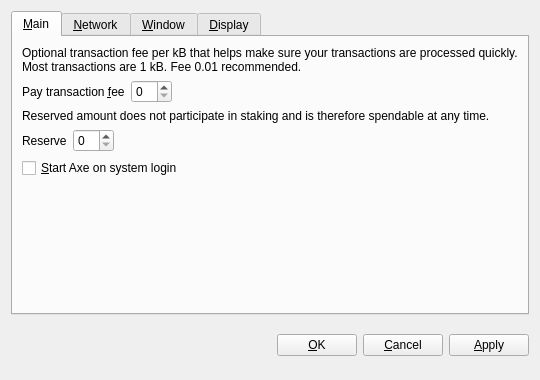
<?xml version="1.0" encoding="UTF-8"?>
<ui version="4.0">
 <class>OptionsDialog</class>
 <widget class="QWidget" name="OptionsDialog">
  <property name="geometry">
   <rect>
    <x>0</x>
    <y>0</y>
    <width>540</width>
    <height>380</height>
   </rect>
  </property>
  <property name="windowTitle">
   <string>Options</string>
  </property>
  <layout class="QVBoxLayout" name="verticalLayout">
   <item>
    <widget class="QTabWidget" name="tabWidget">
     <property name="tabPosition">
      <enum>QTabWidget::North</enum>
     </property>
     <property name="currentIndex">
      <number>0</number>
     </property>
     <widget class="QWidget" name="tabMain">
      <attribute name="title">
       <string>&amp;Main</string>
      </attribute>
      <layout class="QVBoxLayout" name="verticalLayout_Main">
       <item>
        <widget class="QLabel" name="transactionFeeInfoLabel">
         <property name="text">
          <string>Optional transaction fee per kB that helps make sure your transactions are processed quickly. Most transactions are 1 kB. Fee 0.01 recommended.</string>
         </property>
         <property name="textFormat">
          <enum>Qt::PlainText</enum>
         </property>
         <property name="wordWrap">
          <bool>true</bool>
         </property>
        </widget>
       </item>
       <item>
        <layout class="QHBoxLayout" name="horizontalLayoutFee">
         <item>
          <widget class="QLabel" name="transactionFeeLabel">
           <property name="text">
            <string>Pay transaction &amp;fee</string>
           </property>
           <property name="textFormat">
            <enum>Qt::PlainText</enum>
           </property>
           <property name="buddy">
            <cstring>transactionFee</cstring>
           </property>
          </widget>
         </item>
         <item>
          <widget class="BitcoinAmountField" name="transactionFee"/>
         </item>
         <item>
          <spacer name="horizontalSpacerFee">
           <property name="orientation">
            <enum>Qt::Horizontal</enum>
           </property>
           <property name="sizeHint" stdset="0">
            <size>
             <width>40</width>
             <height>20</height>
            </size>
           </property>
          </spacer>
         </item>
        </layout>
       </item>
       <item>
        <widget class="QLabel" name="reserveBalanceInfoLabel">
         <property name="text">
          <string>Reserved amount does not participate in staking and is therefore spendable at any time.</string>
         </property>
         <property name="textFormat">
          <enum>Qt::PlainText</enum>
         </property>
         <property name="wordWrap">
          <bool>true</bool>
         </property>
        </widget>
       </item>
       <item>
        <layout class="QHBoxLayout" name="horizontalLayoutReserveBalance">
         <item>
          <widget class="QLabel" name="reserveBalanceLabel">
           <property name="text">
            <string>Reserve</string>
           </property>
           <property name="textFormat">
            <enum>Qt::PlainText</enum>
           </property>
           <property name="buddy">
            <cstring>reserveBalance</cstring>
           </property>
          </widget>
         </item>
         <item>
          <widget class="BitcoinAmountField" name="reserveBalance"/>
         </item>
         <item>
          <spacer name="horizontalSpacerReserveBalance">
           <property name="orientation">
            <enum>Qt::Horizontal</enum>
           </property>
           <property name="sizeHint" stdset="0">
            <size>
             <width>40</width>
             <height>20</height>
            </size>
           </property>
          </spacer>
         </item>
        </layout>
       </item>
       <item>
        <widget class="QCheckBox" name="bitcoinAtStartup">
         <property name="toolTip">
          <string>Automatically start Axe after logging in to the system.</string>
         </property>
         <property name="text">
          <string>&amp;Start Axe on system login</string>
         </property>
        </widget>
       </item>
       <item>
        <spacer name="verticalSpacer_Main">
         <property name="orientation">
          <enum>Qt::Vertical</enum>
         </property>
         <property name="sizeHint" stdset="0">
          <size>
           <width>20</width>
           <height>40</height>
          </size>
         </property>
        </spacer>
       </item>
      </layout>
     </widget>
     <widget class="QWidget" name="tabNetwork">
      <attribute name="title">
       <string>&amp;Network</string>
      </attribute>
      <layout class="QVBoxLayout" name="verticalLayout_Network">
       <item>
        <widget class="QCheckBox" name="mapPortUpnp">
         <property name="toolTip">
          <string>Automatically open the Axe client port on the router. This only works when your router supports UPnP and it is enabled.</string>
         </property>
         <property name="text">
          <string>Map port using &amp;UPnP</string>
         </property>
        </widget>
       </item>
       <item>
        <widget class="QCheckBox" name="connectSocks">
         <property name="toolTip">
          <string>Connect to the Axe network through a SOCKS proxy (e.g. when connecting through Tor).</string>
         </property>
         <property name="text">
          <string>&amp;Connect through SOCKS proxy:</string>
         </property>
        </widget>
       </item>
       <item>
        <layout class="QHBoxLayout" name="horizontalLayout_Network">
         <item>
          <widget class="QLabel" name="proxyIpLabel">
           <property name="text">
            <string>Proxy &amp;IP:</string>
           </property>
           <property name="textFormat">
            <enum>Qt::PlainText</enum>
           </property>
           <property name="buddy">
            <cstring>proxyIp</cstring>
           </property>
          </widget>
         </item>
         <item>
          <widget class="QValidatedLineEdit" name="proxyIp">
           <property name="maximumSize">
            <size>
             <width>140</width>
             <height>16777215</height>
            </size>
           </property>
           <property name="toolTip">
            <string>IP address of the proxy (e.g. 127.0.0.1)</string>
           </property>
          </widget>
         </item>
         <item>
          <widget class="QLabel" name="proxyPortLabel">
           <property name="text">
            <string>&amp;Port:</string>
           </property>
           <property name="textFormat">
            <enum>Qt::PlainText</enum>
           </property>
           <property name="buddy">
            <cstring>proxyPort</cstring>
           </property>
          </widget>
         </item>
         <item>
          <widget class="QLineEdit" name="proxyPort">
           <property name="maximumSize">
            <size>
             <width>55</width>
             <height>16777215</height>
            </size>
           </property>
           <property name="toolTip">
            <string>Port of the proxy (e.g. 9050)</string>
           </property>
          </widget>
         </item>
         <item>
          <widget class="QLabel" name="socksVersionLabel">
           <property name="text">
            <string>SOCKS &amp;Version:</string>
           </property>
           <property name="textFormat">
            <enum>Qt::PlainText</enum>
           </property>
           <property name="buddy">
            <cstring>socksVersion</cstring>
           </property>
          </widget>
         </item>
         <item>
          <widget class="QValueComboBox" name="socksVersion">
           <property name="toolTip">
            <string>SOCKS version of the proxy (e.g. 5)</string>
           </property>
          </widget>
         </item>
         <item>
          <spacer name="horizontalSpacer_Network">
           <property name="orientation">
            <enum>Qt::Horizontal</enum>
           </property>
           <property name="sizeHint" stdset="0">
            <size>
             <width>40</width>
             <height>20</height>
            </size>
           </property>
          </spacer>
         </item>
        </layout>
       </item>
       <item>
        <spacer name="verticalSpacer_Network">
         <property name="orientation">
          <enum>Qt::Vertical</enum>
         </property>
         <property name="sizeHint" stdset="0">
          <size>
           <width>20</width>
           <height>40</height>
          </size>
         </property>
        </spacer>
       </item>
      </layout>
     </widget>
     <widget class="QWidget" name="tabWindow">
      <attribute name="title">
       <string>&amp;Window</string>
      </attribute>
      <layout class="QVBoxLayout" name="verticalLayout_Window">
       <item>
        <widget class="QCheckBox" name="minimizeToTray">
         <property name="toolTip">
          <string>Show only a tray icon after minimizing the window.</string>
         </property>
         <property name="text">
          <string>&amp;Minimize to the tray instead of the taskbar</string>
         </property>
        </widget>
       </item>
       <item>
        <widget class="QCheckBox" name="minimizeOnClose">
         <property name="toolTip">
          <string>Minimize instead of exit the application when the window is closed. When this option is enabled, the application will be closed only after selecting Quit in the menu.</string>
         </property>
         <property name="text">
          <string>M&amp;inimize on close</string>
         </property>
        </widget>
       </item>
       <item>
        <spacer name="verticalSpacer_Window">
         <property name="orientation">
          <enum>Qt::Vertical</enum>
         </property>
         <property name="sizeHint" stdset="0">
          <size>
           <width>20</width>
           <height>40</height>
          </size>
         </property>
        </spacer>
       </item>
      </layout>
     </widget>
     <widget class="QWidget" name="tabDisplay">
      <attribute name="title">
       <string>&amp;Display</string>
      </attribute>
      <layout class="QVBoxLayout" name="verticalLayout_Display">
       <item>
        <layout class="QHBoxLayout" name="horizontalLayout_1_Display">
         <item>
          <widget class="QLabel" name="langLabel">
           <property name="text">
            <string>User Interface &amp;language:</string>
           </property>
           <property name="textFormat">
            <enum>Qt::PlainText</enum>
           </property>
           <property name="buddy">
            <cstring>lang</cstring>
           </property>
          </widget>
         </item>
         <item>
          <widget class="QValueComboBox" name="lang">
           <property name="toolTip">
            <string>The user interface language can be set here. This setting will take effect after restarting Axe.</string>
           </property>
          </widget>
         </item>
        </layout>
       </item>
       <item>
        <layout class="QHBoxLayout" name="horizontalLayout_2_Display">
         <item>
          <widget class="QLabel" name="unitLabel">
           <property name="text">
            <string>&amp;Unit to show amounts in:</string>
           </property>
           <property name="textFormat">
            <enum>Qt::PlainText</enum>
           </property>
           <property name="buddy">
            <cstring>unit</cstring>
           </property>
          </widget>
         </item>
         <item>
          <widget class="QValueComboBox" name="unit">
           <property name="toolTip">
            <string>Choose the default subdivision unit to show in the interface and when sending coins.</string>
           </property>
          </widget>
         </item>
        </layout>
       </item>
       <item>
        <widget class="QCheckBox" name="displayAddresses">
         <property name="toolTip">
          <string>Whether to show Axe addresses in the transaction list or not.</string>
         </property>
         <property name="text">
          <string>&amp;Display addresses in transaction list</string>
         </property>
        </widget>
       </item>
       <item>
        <widget class="QCheckBox" name="coinControlFeatures">
         <property name="toolTip">
          <string>Whether to show coin control features or not.</string>
         </property>
         <property name="text">
          <string>Display coin &amp;control features (experts only!)</string>
         </property>
        </widget>
       </item>
       <item>
        <spacer name="verticalSpacer_Display">
         <property name="orientation">
          <enum>Qt::Vertical</enum>
         </property>
         <property name="sizeHint" stdset="0">
          <size>
           <width>20</width>
           <height>40</height>
          </size>
         </property>
        </spacer>
       </item>
      </layout>
     </widget>
    </widget>
   </item>
   <item>
    <layout class="QHBoxLayout" name="horizontalLayout_Buttons">
     <item>
      <spacer name="horizontalSpacer_1">
       <property name="orientation">
        <enum>Qt::Horizontal</enum>
       </property>
       <property name="sizeHint" stdset="0">
        <size>
         <width>40</width>
         <height>48</height>
        </size>
       </property>
      </spacer>
     </item>
     <item>
      <widget class="QLabel" name="statusLabel">
       <property name="font">
        <font>
         <weight>75</weight>
         <bold>true</bold>
        </font>
       </property>
       <property name="text">
        <string/>
       </property>
       <property name="textFormat">
        <enum>Qt::PlainText</enum>
       </property>
       <property name="wordWrap">
        <bool>true</bool>
       </property>
      </widget>
     </item>
     <item>
      <spacer name="horizontalSpacer_2">
       <property name="orientation">
        <enum>Qt::Horizontal</enum>
       </property>
       <property name="sizeHint" stdset="0">
        <size>
         <width>40</width>
         <height>48</height>
        </size>
       </property>
      </spacer>
     </item>
     <item>
      <widget class="QPushButton" name="okButton">
       <property name="text">
        <string>&amp;OK</string>
       </property>
      </widget>
     </item>
     <item>
      <widget class="QPushButton" name="cancelButton">
       <property name="text">
        <string>&amp;Cancel</string>
       </property>
       <property name="autoDefault">
        <bool>false</bool>
       </property>
      </widget>
     </item>
     <item>
      <widget class="QPushButton" name="applyButton">
       <property name="text">
        <string>&amp;Apply</string>
       </property>
       <property name="autoDefault">
        <bool>false</bool>
       </property>
      </widget>
     </item>
    </layout>
   </item>
  </layout>
 </widget>
 <customwidgets>
  <customwidget>
   <class>BitcoinAmountField</class>
   <extends>QSpinBox</extends>
   <header>bitcoinamountfield.h</header>
  </customwidget>
  <customwidget>
   <class>QValueComboBox</class>
   <extends>QComboBox</extends>
   <header>qvaluecombobox.h</header>
  </customwidget>
  <customwidget>
   <class>QValidatedLineEdit</class>
   <extends>QLineEdit</extends>
   <header>qvalidatedlineedit.h</header>
  </customwidget>
 </customwidgets>
 <resources/>
 <connections/>
</ui>
